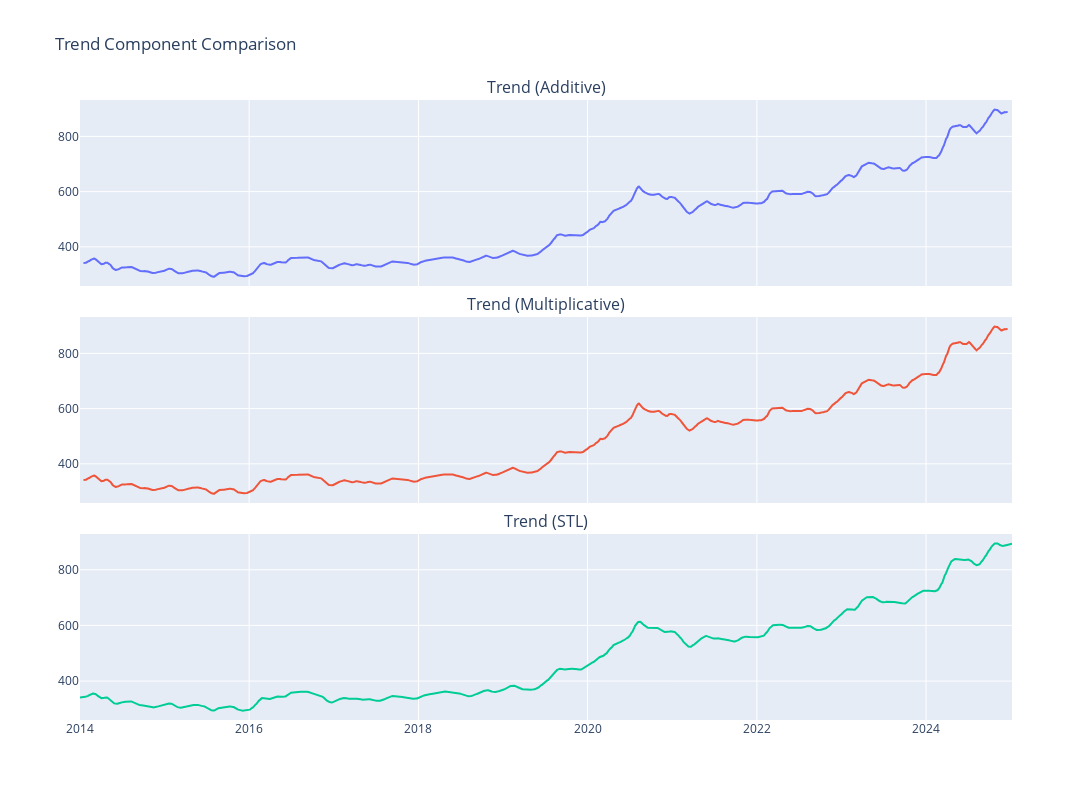
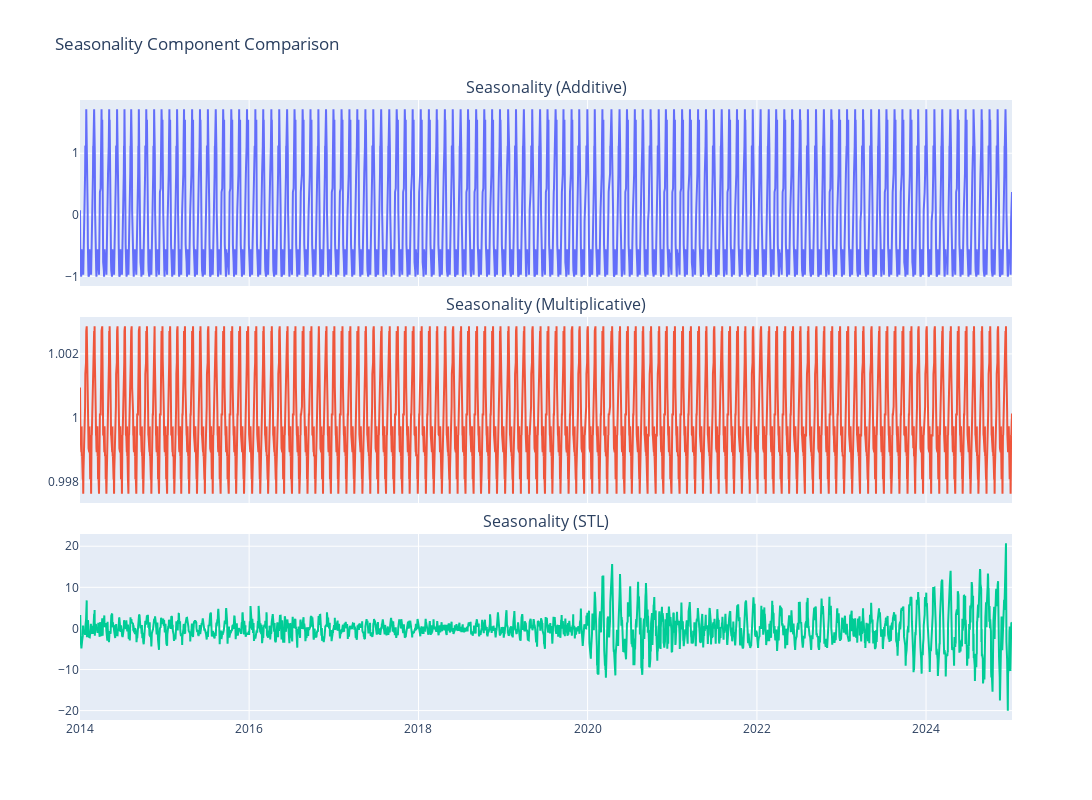
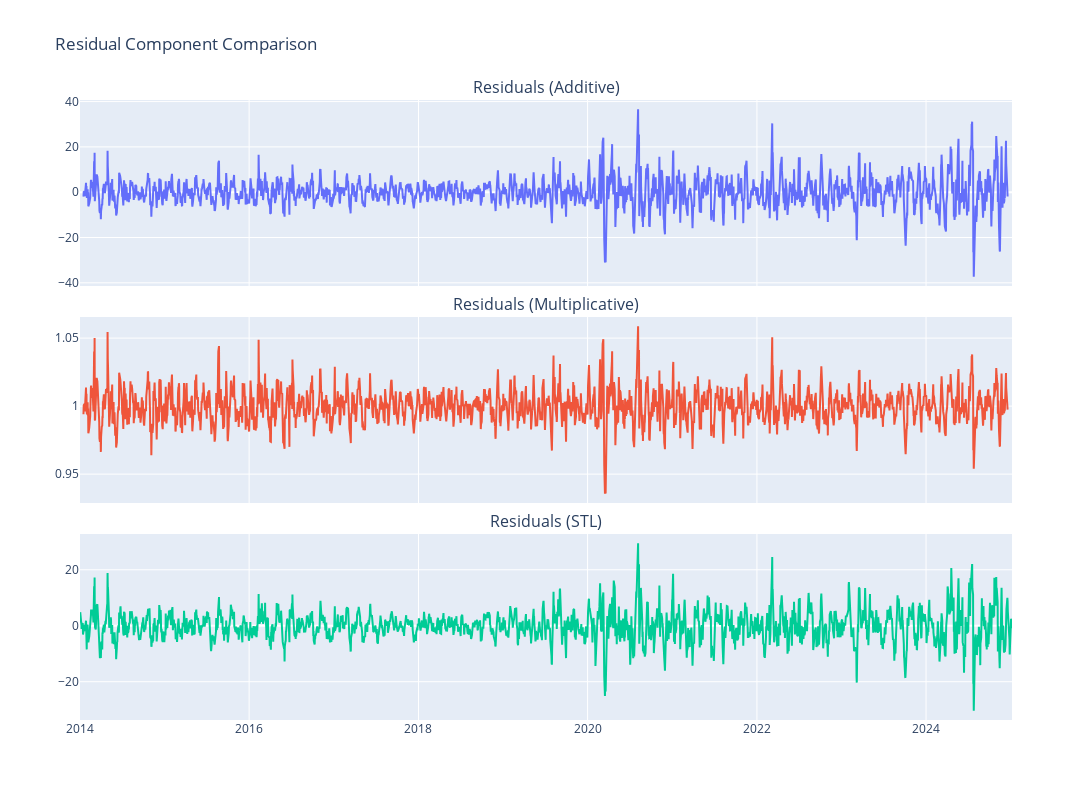

These figures' notebook cell, in order:
### Code cell
height = 800
width = 1200

# ========= TREND ==========
fig_trend = make_subplots(
    rows=3, cols=1,
    shared_xaxes=True,
    subplot_titles=["Trend (Additive)", "Trend (Multiplicative)", "Trend (STL)"],
    vertical_spacing=0.05
)

fig_trend.add_trace(go.Scatter(x=decomp_add.trend.index, y=decomp_add.trend, mode='lines'), row=1, col=1)
fig_trend.add_trace(go.Scatter(x=decomp_mul.trend.index, y=decomp_mul.trend, mode='lines'), row=2, col=1)
fig_trend.add_trace(go.Scatter(x=decomp_stl.trend.index, y=decomp_stl.trend, mode='lines'), row=3, col=1)

fig_trend.update_layout(
    height=height,
    width=width,
    title_text='Trend Component Comparison',
    showlegend=False
)

# ========= SEASONALITY ==========
fig_season = make_subplots(
    rows=3, cols=1,
    shared_xaxes=True,
    subplot_titles=["Seasonality (Additive)", "Seasonality (Multiplicative)", "Seasonality (STL)"],
    vertical_spacing=0.05
)

fig_season.add_trace(go.Scatter(x=decomp_add.seasonal.index, y=decomp_add.seasonal, mode='lines'), row=1, col=1)
fig_season.add_trace(go.Scatter(x=decomp_mul.seasonal.index, y=decomp_mul.seasonal, mode='lines'), row=2, col=1)
fig_season.add_trace(go.Scatter(x=decomp_stl.seasonal.index, y=decomp_stl.seasonal, mode='lines'), row=3, col=1)

fig_season.update_layout(
    height=height,
    width=width,
    title_text='Seasonality Component Comparison',
    showlegend=False
)

# ========= RESIDUALS ==========
fig_resid = make_subplots(
    rows=3, cols=1,
    shared_xaxes=True,
    subplot_titles=["Residuals (Additive)", "Residuals (Multiplicative)", "Residuals (STL)"],
    vertical_spacing=0.05
)

fig_resid.add_trace(go.Scatter(x=decomp_add.resid.index, y=decomp_add.resid, mode='lines'), row=1, col=1)
fig_resid.add_trace(go.Scatter(x=decomp_mul.resid.index, y=decomp_mul.resid, mode='lines'), row=2, col=1)
fig_resid.add_trace(go.Scatter(x=decomp_stl.resid.index, y=decomp_stl.resid, mode='lines'), row=3, col=1)

fig_resid.update_layout(
    height=height,
    width=width,
    title_text='Residual Component Comparison',
    showlegend=False
)

# ========= SHOW FIGURES ==========
fig_trend.show()
fig_season.show()
fig_resid.show()

### Figure 1 — Plotly figure (JSON) as saved in the notebook; plotly's stock layout.template omitted (floating-point values rounded to 4 significant figures; data arrays with more than 128 entries replaced by an {"elided": "..."} marker saying what was removed)
{"data": [{"mode": "lines", "type": "scatter", "x": {"elided": "2848 str values"}, "xaxis": "x", "y": {"elided": "2848 float values"}, "yaxis": "y"}, {"mode": "lines", "type": "scatter", "x": {"elided": "2848 str values"}, "xaxis": "x2", "y": {"elided": "2848 float values"}, "yaxis": "y2"}, {"mode": "lines", "type": "scatter", "x": {"elided": "2848 str values"}, "xaxis": "x3", "y": {"elided": "2848 float values"}, "yaxis": "y3"}], "layout": {"annotations": [{"font": {"size": 16}, "showarrow": false, "text": "Trend (Additive)", "x": 0.5, "xanchor": "center", "xref": "paper", "y": 1, "yanchor": "bottom", "yref": "paper"}, {"font": {"size": 16}, "showarrow": false, "text": "Trend (Multiplicative)", "x": 0.5, "xanchor": "center", "xref": "paper", "y": 0.65, "yanchor": "bottom", "yref": "paper"}, {"font": {"size": 16}, "showarrow": false, "text": "Trend (STL)", "x": 0.5, "xanchor": "center", "xref": "paper", "y": 0.3, "yanchor": "bottom", "yref": "paper"}], "height": 800, "showlegend": false, "title": {"text": "Trend Component Comparison"}, "width": 1200, "xaxis": {"anchor": "y", "domain": [0, 1], "matches": "x3", "showticklabels": false}, "xaxis2": {"anchor": "y2", "domain": [0, 1], "matches": "x3", "showticklabels": false}, "xaxis3": {"anchor": "y3", "domain": [0, 1]}, "yaxis": {"anchor": "x", "domain": [0.7, 1]}, "yaxis2": {"anchor": "x2", "domain": [0.35, 0.65]}, "yaxis3": {"anchor": "x3", "domain": [0, 0.3]}}}

### Figure 2 — Plotly figure (JSON) as saved in the notebook; plotly's stock layout.template omitted (floating-point values rounded to 4 significant figures; data arrays with more than 128 entries replaced by an {"elided": "..."} marker saying what was removed)
{"data": [{"mode": "lines", "type": "scatter", "x": {"elided": "2848 str values"}, "xaxis": "x", "y": {"elided": "2848 float values"}, "yaxis": "y"}, {"mode": "lines", "type": "scatter", "x": {"elided": "2848 str values"}, "xaxis": "x2", "y": {"elided": "2848 float values"}, "yaxis": "y2"}, {"mode": "lines", "type": "scatter", "x": {"elided": "2848 str values"}, "xaxis": "x3", "y": {"elided": "2848 float values"}, "yaxis": "y3"}], "layout": {"annotations": [{"font": {"size": 16}, "showarrow": false, "text": "Seasonality (Additive)", "x": 0.5, "xanchor": "center", "xref": "paper", "y": 1, "yanchor": "bottom", "yref": "paper"}, {"font": {"size": 16}, "showarrow": false, "text": "Seasonality (Multiplicative)", "x": 0.5, "xanchor": "center", "xref": "paper", "y": 0.65, "yanchor": "bottom", "yref": "paper"}, {"font": {"size": 16}, "showarrow": false, "text": "Seasonality (STL)", "x": 0.5, "xanchor": "center", "xref": "paper", "y": 0.3, "yanchor": "bottom", "yref": "paper"}], "height": 800, "showlegend": false, "title": {"text": "Seasonality Component Comparison"}, "width": 1200, "xaxis": {"anchor": "y", "domain": [0, 1], "matches": "x3", "showticklabels": false}, "xaxis2": {"anchor": "y2", "domain": [0, 1], "matches": "x3", "showticklabels": false}, "xaxis3": {"anchor": "y3", "domain": [0, 1]}, "yaxis": {"anchor": "x", "domain": [0.7, 1]}, "yaxis2": {"anchor": "x2", "domain": [0.35, 0.65]}, "yaxis3": {"anchor": "x3", "domain": [0, 0.3]}}}

### Figure 3 — Plotly figure (JSON) as saved in the notebook; plotly's stock layout.template omitted (floating-point values rounded to 4 significant figures; data arrays with more than 128 entries replaced by an {"elided": "..."} marker saying what was removed)
{"data": [{"mode": "lines", "type": "scatter", "x": {"elided": "2848 str values"}, "xaxis": "x", "y": {"elided": "2848 float values"}, "yaxis": "y"}, {"mode": "lines", "type": "scatter", "x": {"elided": "2848 str values"}, "xaxis": "x2", "y": {"elided": "2848 float values"}, "yaxis": "y2"}, {"mode": "lines", "type": "scatter", "x": {"elided": "2848 str values"}, "xaxis": "x3", "y": {"elided": "2848 float values"}, "yaxis": "y3"}], "layout": {"annotations": [{"font": {"size": 16}, "showarrow": false, "text": "Residuals (Additive)", "x": 0.5, "xanchor": "center", "xref": "paper", "y": 1, "yanchor": "bottom", "yref": "paper"}, {"font": {"size": 16}, "showarrow": false, "text": "Residuals (Multiplicative)", "x": 0.5, "xanchor": "center", "xref": "paper", "y": 0.65, "yanchor": "bottom", "yref": "paper"}, {"font": {"size": 16}, "showarrow": false, "text": "Residuals (STL)", "x": 0.5, "xanchor": "center", "xref": "paper", "y": 0.3, "yanchor": "bottom", "yref": "paper"}], "height": 800, "showlegend": false, "title": {"text": "Residual Component Comparison"}, "width": 1200, "xaxis": {"anchor": "y", "domain": [0, 1], "matches": "x3", "showticklabels": false}, "xaxis2": {"anchor": "y2", "domain": [0, 1], "matches": "x3", "showticklabels": false}, "xaxis3": {"anchor": "y3", "domain": [0, 1]}, "yaxis": {"anchor": "x", "domain": [0.7, 1]}, "yaxis2": {"anchor": "x2", "domain": [0.35, 0.65]}, "yaxis3": {"anchor": "x3", "domain": [0, 0.3]}}}
